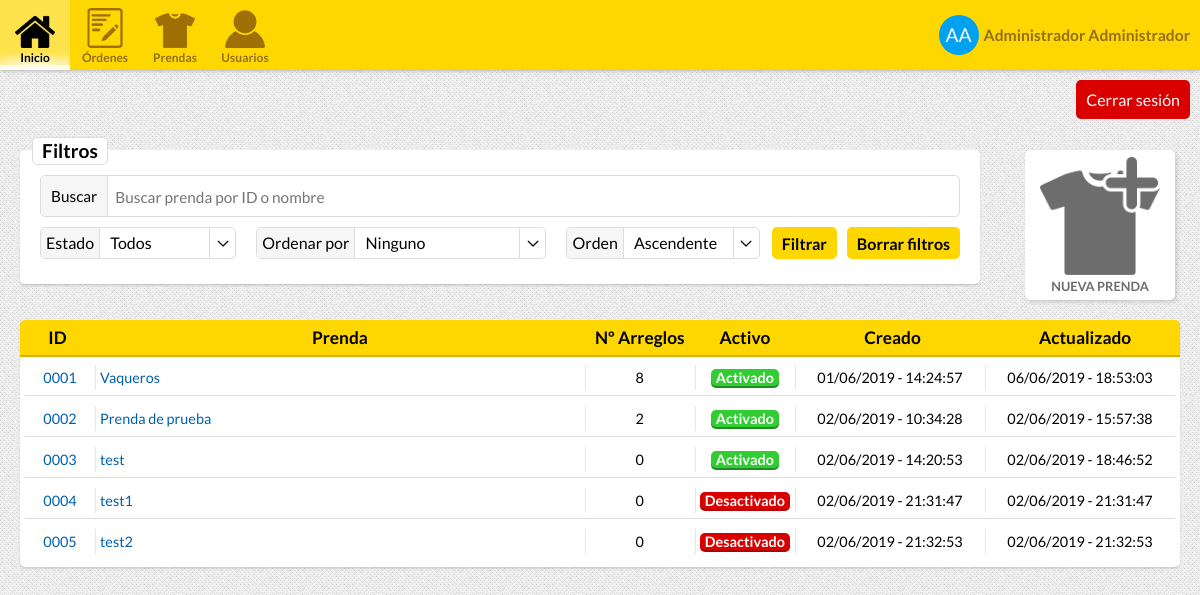
Screenshot of /clothes.php (signed in) with the database file from the repository.
### tables this page shows
CREATE TABLE "USERS" (
	"USER_ID"	INTEGER NOT NULL PRIMARY KEY AUTOINCREMENT,
	"USERNAME"	TEXT NOT NULL,
	"NAME"	TEXT NOT NULL,
	"SURNAME"	TEXT,
	"PHONE"	INTEGER,
	"EMAIL"	TEXT NOT NULL,
	"HASHED_PASSWORD"	TEXT NOT NULL,
	"ROLE_ID"	INTEGER NOT NULL DEFAULT 0,
	"UPDATE_TIMESTAMP"	INTEGER NOT NULL,
	"REGISTER_TIMESTAMP"	INTEGER NOT NULL,
	"ACTIVE"	INTEGER NOT NULL DEFAULT 0,
	FOREIGN KEY("ROLE_ID") REFERENCES "USER_ROLES"("ROLE_ID")
);

CREATE TABLE "USER_ROLES" (
	"ROLE_ID"	INTEGER NOT NULL PRIMARY KEY AUTOINCREMENT,
	"ROLE_NAME"	TEXT NOT NULL,
	"ROLE_CSS_CLASS"	TEXT,
	"ROLE_DESCRIPTION"	TEXT
);

CREATE TABLE "CLOTHES" (
	"CLOTHE_ID"	INTEGER NOT NULL PRIMARY KEY AUTOINCREMENT,
	"CLOTHE_NAME"	TEXT NOT NULL,
	"ACTIVE"	INTEGER NOT NULL DEFAULT 1,
	"REGISTERED_DATE"	INTEGER,
	"UPDATE_DATE"	INTEGER NOT NULL
);

### Controllers/UserController.php (called while the page is built, shortened)
<?php
class UserController {
    private function connect(){
        return new PDO("sqlite:.data/data.db");
    }
    public function getUser($id){
        $db = $this->connect();
        $sql = "SELECT * FROM USERS AS U, USER_ROLES AS R WHERE USER_ID = :userID AND U.ROLE_ID = R.ROLE_ID";
        $stmt = $db->prepare($sql);
        $stmt->bindParam(':userID', $id);
        if($stmt->execute()){
            if($row = $stmt->fetch()){
               return new User(
                $row["USER_ID"],
                $row["USERNAME"],
                $row["HASHED_PASSWORD"],
                $row["EMAIL"],
                new Role(
                    $row["ROLE_ID"],
                    $row["ROLE_NAME"],
                    $row["ROLE_CSS_CLASS"],
                    $row["ROLE_DESCRIPTION"]
                ),
                $row["PHONE"],
                $row["NAME"],
                $row["SURNAME"],
                $row["REGISTER_TIMESTAMP"],
                $row["UPDATE_TIMESTAMP"],
                $row["ACTIVE"]
                );
            }
        }
        return null;
    }
}

### Classes/User.php (called while the page is built, shortened)
<?php
require_once("Classes/Role.php");
class User{
    private $id;
    private $role;
    private $name;
    private $surname;
    function __construct($id = 0, $username, $password = null, $email, $role, $telephone, $name, $surname, $registeredDate, $updateDate, $active = 0){
        $this->id = $id;
        $this->role = $role;
        $this->name = $name;
        $this->surname = $surname;
        $registeredDateOb = new DateTime();
        $registeredDateOb->setTimestamp($registeredDate);
        $updateDateOb = new DateTime();
        $updateDateOb->setTimestamp($updateDate);
    }
    function getId(){
        return $this->id;
    }
    function getRole(){
        return $this->role;
    }
    function getName(){
        return $this->name;
    }
    function getSurname(){
        return $this->surname;
    }
}

### Classes/Role.php (called while the page is built, shortened)
<?php
class Role{
    private $id;
    function __construct($id, $name, $cssClass, $description = ""){
        $this->id = $id;
    }
    function getID(){
        return $this->id;
    }
}

### Controllers/Controller.php (called while the page is built, shortened)
<?php
class Controller {
    private function connect(){
        return new PDO("sqlite:.data/data.db");
    }
    public function getClothes($searchString, $stateFilter, $orderByFilter, $orderDirectionFilter, $page, $itemsPerPage = 20){
        $searchString = "%$searchString%";
        $page = $page - 1;
        $startFromItem = $page * $itemsPerPage;
        $clothes = array();
        $db = $this->connect();
        $sql = "SELECT
            C.CLOTHE_ID,
            C.CLOTHE_NAME,
            C.ACTIVE,
            C.REGISTERED_DATE,
            C.UPDATE_DATE,
            (SELECT COUNT(CF.FIX_ID) FROM CLOTHES_FIXES CF WHERE CF.CLOTHE_ID = C.CLOTHE_ID) AS FIXES FROM CLOTHES C WHERE true";
        switch($orderByFilter){
            default:
                $orderBy = "CLOTHE_ID";
                break;
        }
        $sql .= "
            ORDER BY
                $orderBy ";
        switch ($orderDirectionFilter){
            default:
                $sql .= "ASC ";
                break;
        }
        $sql .= "
            LIMIT
                :page,
                :maxItems";
        $stmt = $db->prepare($sql);
        $stmt->bindParam(":page", $startFromItem);
        $stmt->bindParam(":maxItems", $itemsPerPage);
        if($stmt->execute()){
            while($row = $stmt->fetch()){
                array_push($clothes, new Clothe(
                    $row["CLOTHE_ID"],
                    $row["CLOTHE_NAME"],
                    $row["FIXES"], null,
                    $row["REGISTERED_DATE"],
                    $row["UPDATE_DATE"],
                    $row["ACTIVE"]
                ));
            }
        }
        return $clothes;
    }
}

### Classes/Clothe.php (called while the page is built, shortened)
<?php
class Clothe{
    private $id;
    private $name;
    private $numFixes;
    private $creationDate;
    private $updateDate;
    private $active;
    function __construct($id, $name, $numFixes = 0, $fixes = null, $creationDate, $updateDate, $active = 0){
        $this->id = $id;
        $this->name = $name;
        $this->numFixes = $numFixes;
        $creationDateOb = new DateTime();
        $creationDateOb->setTimestamp($creationDate);
        $this->creationDate = $creationDateOb;
        $updateDateOb = new DateTime();
        $updateDateOb->setTimestamp($updateDate);
        $this->updateDate = $updateDateOb;
        if($active == 0){
            $this->active = false;
        }else {
            $this->active = true;
        }
    }
    function getId(){
        return $this->id;
    }
    function getName(){
        return $this->name;
    }
    function getNumFixes(){
        return $this->numFixes;
    }
    function getCreationDateString(){
        $date = $this->creationDate;
        return $date->format('d/m/Y - H:i:s');
    }
    function getUpdateDateString(){
        $date = $this->updateDate;
        return $date->format('d/m/Y - H:i:s');
    }
    function isActive(){
        return $this->active;
    }
}

### ViewControllers/clothesViewController.php (the view, shortened to what this page needs)
<?php
require_once("Controllers/UserController.php");
require_once("Controllers/Controller.php");
require_once("Classes/User.php");
require_once("Classes/Role.php");
require_once("Classes/Clothe.php");
require_once("ViewControllers/vistaController.php");
$userController = new UserController();
$controller = new Controller();
$employee = false;
if(isset($_SESSION["userID"])){
    $sessionUser = $userController->getUser($_SESSION["userID"]);
    $sessionUserRole = $sessionUser->getRole();
}else {
    header("location: login.php");
}
if($sessionUserRole->getID() == 0){
    $client = true;
}elseif($sessionUserRole->getID() == 1){
    $employee = true;
}elseif($sessionUserRole->getID() == 2){
    $admin = true;
}
$page = 1;
$search = "";
$state = -1;
$orderBy = -1;
$orderDirection = -1;
$clothes = $controller->getClothes($search, $state, $orderBy, $orderDirection, $page);
function showClothesTable(){
    global $clothes;
    ?>
    <div class="table-container">
        <table class="clothes-table">
            <tr class="header-responsive-desktop">
                <th>ID</th>
                <th>Prenda</th>
                <th>Nº Arreglos</th>
                <th>Activo</th>
                <th>Creado</th>
                <th>Actualizado</th>
            </tr>
            <?php
                if(sizeof($clothes) > 0){
                    foreach($clothes as $clothe){
                        ?>
                <tr>
                    <td class="id a-center"><span class="responsive-label">ID</span> <a href="clothe.php?<?=http_build_query(array("id" => $clothe->getID()))?>"><?=str_pad($clothe->getID(), 4, "0", STR_PAD_LEFT)?></a></td>
                    <td class="clothe"><span class="responsive-label">Prenda</span><a href="clothe.php?<?=http_build_query(array("id" => $clothe->getID()))?>"><?=$clothe->getName()?></a></td>
                    <td class="num-fixes a-center"><span class="responsive-label">NºAreglos</span><span><?=$clothe->getNumFixes()?></span></td>
                    <td class="active a-center"><span class="responsive-label">Activo</span><a href="clothes.php?state=<?=$clothe->isActive()?1:0?>" class="label-box <?=$clothe->isActive()?"enabled":"disabled"?>"><?=$clothe->isActive()?"Activado":"Desactivado"?></a></td>
                    <td class="date"><span class="responsive-label">Creado</span><span><?=$clothe->getCreationDateString()?></span></td>
                    <td class="date"><span class="responsive-label">Actualizado</span> <span><?=$clothe->getUpdateDateString()?></span></td>
                </tr>
                    <?php
                    }
                }else{
                    ?><tr class="no-items"><td colspan="6">No se han encontrado prendas</td></tr><?php
                }
            ?>
        </table>
    </div>
    <?php
}

### includes/navbar.inc (shortened to what this page needs)
<?php
$logoutParams = $_GET;
$logoutParams["logout"] = "";
?>
    <nav class="top-header">
        <a class="menu-item" href="index.php">
            <img src="media/img/inicio.png">
            <div class="label">Inicio</div>
        </a>
        <a class="menu-item" href="orders.php">
            <img src="media/img/order.png">
            <div class="label">Órdenes</div>
        </a>
        <?php
        if($employee||$admin){
            ?>
        <a class="menu-item" href="clothes.php">
            <img src="media/img/prendas.png">
            <div class="label">Prendas</div>
        </a>
        <a class="menu-item" href="users.php">
            <img src="media/img/users.png">
            <div class="label">Usuarios</div>
        </a>
            <?php
        }
        ?>
        <a class="menu-item user" href="user.php?id=<?=$sessionUser->getID()?>">
            <div class="user-avatar"><?=substr($sessionUser->getName(), 0,1) . substr($sessionUser->getSurname(), 0,1)?></div>
            <div class="username"><?=$sessionUser->getName()." ".$sessionUser->getSurname()?></div>
        </a>
    </nav>
    <a class="logout-button" href="?<?=http_build_query($logoutParams)?>">Cerrar sesión</a>

### style/style.css (style rules this page uses)
body { font-family: "Lato", sans-serif; margin: 0; background-image: url("./../media/img/bg/dotnoise-light-grey.png"); background-color: #fff; }
body > * { opacity: 0; transition: opacity 0.1s; }
a { text-decoration: none; color: #0060ac; }
.label-box { display: inline-block; text-align: center; background-color: #ccc; padding: 0 5px; border-radius: 5px; box-shadow: 0 2px 0 #aaa; color: #000; }
.label-box.enabled { background-color: #32CD32; box-shadow: 0 2px 0 #228B22; color: #fff; font-weight: 600; }
.label-box.disabled { background-color: #DA0000; box-shadow: 0 2px 0 #ae0000; color: #fff; font-weight: 600; }
div.table-container { background-color: #fff; border-radius: 5px; box-shadow: 0 2px 3px -1px rgba(0,0,0,0.2); margin: 10px auto; overflow: hidden; font-size: 0.9em; }
div.table-container > table { border-collapse: separate; border-spacing: 0px 5px; width: 100%; margin: -5px auto 2px; overflow: hidden; }
div.table-container > table tr > th { background-color: #ffd700; padding: 5px; height: 25px; box-shadow: 0px 2px 0px #d4b300; font-size: 1.2em; white-space: nowrap; }
div.table-container > table tr > td { position: relative; border-bottom: 1px solid #ddd; padding: 5px; height: 25px; }
div.table-container > table tr > td > span, div.table-container > table tr > td > a { display: inline-block; }
div.table-container > table tr > td:not(:first-child):before { content: ""; position: absolute; top: 5px; left: 0px; display: inline-block; border-left: 1px solid rgba(0,0,0,0.1); height: calc(100% - 10px); }
div.table-container > table tr > td:first-child { transform: translate(5px, 0px); padding-right: 10px; }
div.table-container > table tr > td:last-child { transform: translate(-5px, 0px); }
div.table-container > table tr > td:nth-last-child(2) { padding-right: 10px; }
div.table-container > table tr:last-child > td { border-bottom: 1px solid transparent; }
div.table-container > table tr > td.a-center { text-align: center; }

### style/header.css (style rules this page uses)
nav.top-header { display: flex; flex-flow: row nowrap; width: 100%; background-color: #ffd700; box-shadow: 0 0 5px rgba(0,0,0,0.3); margin-bottom: 60px; }
nav.top-header > a.menu-item { display: flex; flex-flow: column nowrap; align-content: center; justify-content: center; margin: 0; padding: 5px 5px 0 5px; min-width: 70px; min-height: 70px; font-size: 12px; font-weight: 700; text-align: center; text-decoration: none; color: #926f1d; border-bottom: 5px solid rgba(255,255,255,0); box-sizing: border-box; }
nav.top-header > a.menu-item > img { width: 40px; height: 40px; margin: auto; }
nav.top-header > a.menu-item > img { margin: auto; }
nav.top-header > a.menu-item.user { margin-left: auto; flex-flow: row nowrap; justify-content: center; align-items: center; }
nav.top-header > a.menu-item.user > div.user-avatar { background-color: #00a1f1; border-radius: 50%; height: 40px; width: 40px; line-height: 40px; text-align: center; color: #fff; font-size: 1.6em; font-weight: 400; }
nav.top-header > a.menu-item.user > div.username { font-size: 1.3em; margin: 5px; }
.logout-button { position: absolute; right: 10px; top: 80px; background-color: #DA0000; padding: 10px; border-radius: 5px; color: #fff; }

### style/views.css (style rules this page uses)
table.clothes-table td.id { width: 60px; }
table.clothes-table td.num-fixes { width: 100px; }
table.clothes-table td.active { width: 60px; }
table.clothes-table td.date { width: 180px; text-align: center; }

### rows the page displays
users: ROLE_ID.ROLE_NAME "A", NAME "A", ROLE_ID.ROLE_NAME "Administrador", NAME "Administrador"
clothes: CLOTHE_ID "0001", CLOTHE_NAME "Vaqueros", NumFixes "8", ACTIVE "Activado", REGISTERED_DATE "01/06/2019 - 14:24:57", UPDATE_DATE "06/06/2019 - 18:53:03"
clothes: CLOTHE_ID "0002", CLOTHE_NAME "Prenda de prueba", NumFixes "2", ACTIVE "Activado", REGISTERED_DATE "02/06/2019 - 10:34:28", UPDATE_DATE "02/06/2019 - 15:57:38"
clothes: CLOTHE_ID "0003", CLOTHE_NAME "test", NumFixes "0", ACTIVE "Activado", REGISTERED_DATE "02/06/2019 - 14:20:53", UPDATE_DATE "02/06/2019 - 18:46:52"
clothes: CLOTHE_ID "0004", CLOTHE_NAME "test1", NumFixes "0", ACTIVE "Desactivado", REGISTERED_DATE "02/06/2019 - 21:31:47", UPDATE_DATE "02/06/2019 - 21:31:47"
clothes: CLOTHE_ID "0005", CLOTHE_NAME "test2", NumFixes "0", ACTIVE "Desactivado", REGISTERED_DATE "02/06/2019 - 21:32:53", UPDATE_DATE "02/06/2019 - 21:32:53"
